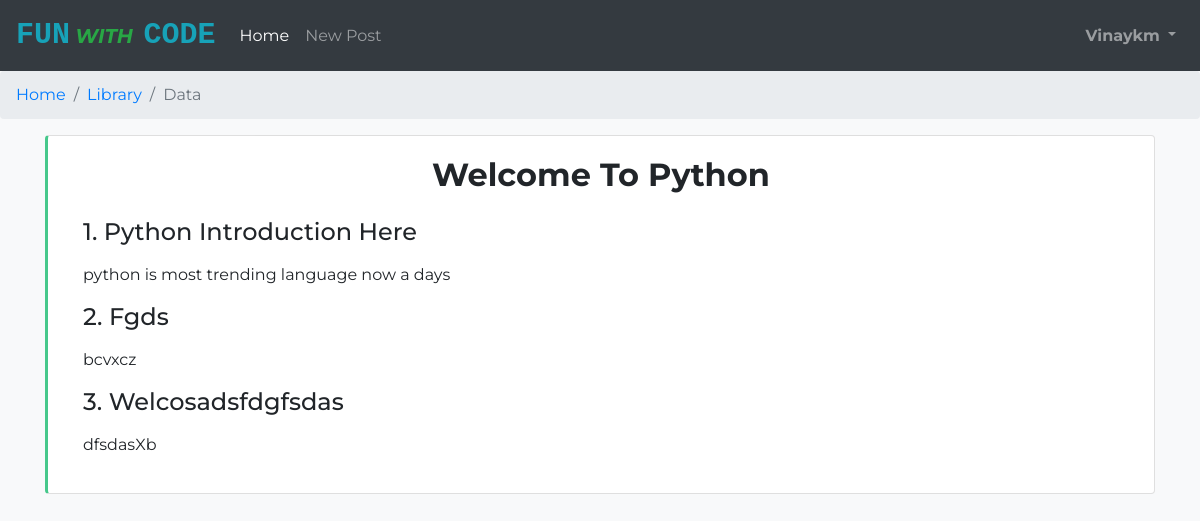
Page /post-detail/2/ (signed in) on the committed database.
### webapp/models.py (models this page shows, shortened)
class ArticleHeading(models.Model):
    name = models.CharField(max_length=100)
    language = models.ForeignKey(Languages,on_delete=models.CASCADE)
    created_by = models.ForeignKey(User,on_delete=models.CASCADE)
    status = models.IntegerField(default=0)
    created_at = models.DateTimeField(auto_now_add=True)
    updated_at = models.DateTimeField(auto_now=True)

class ArticleSubHeading(models.Model):
    name = models.CharField(max_length=100)
    description = models.TextField(max_length=1000,null=True,blank=True)
    heading = models.ForeignKey(ArticleHeading,on_delete=models.CASCADE)
    status = models.IntegerField(default=0)
    created_by = models.ForeignKey(User,on_delete=models.CASCADE)
    created_at = models.DateTimeField(auto_now_add=True)
    updated_at = models.DateTimeField(auto_now=True)

### webapp/views.py (the view)
# urls.py: path('post-detail/<int:pk>/',post_detail,name="post_detail")
def post_detail(request,pk):
    heading = get_object_or_404(ArticleHeading,pk=pk)
    subheading = ArticleSubHeading.objects.filter(heading=heading)
    code = ArticleCodeSnippet.objects.all()
    context={
        'heading':heading,
        'subheading':subheading,
        'code':code
    }
    return render(request,'webapp/post_detail.html',context)

### template/webapp/post_detail.html (shortened to what this page needs)
{%extends 'base.html'%}
{%load static%}
{% load crispy_forms_tags %}
{%block content%}
   <div class="container">
      <div class="card border-success-left mb-2">
  <div class="card-body">
      <h2 class="card-title text-center"><b>{{heading.name|title}}</b></h2>
      <div class="container mt-4">
          {%if subheading%}
          {%for subheading in subheading%}
          <h4>{{forloop.counter}}.&nbsp;{{subheading.name|title}}</h4>
          <p class="ml-2">{{subheading.description|safe}}</p>
          {%endfor%}
          {%endif%}
      </div>
  </div>
</div>
   </div>
{%endblock %}

### template/base.html (shortened to what this page needs)
<!DOCTYPE html>
<html lang="en">
<head>
    {% load static %}
    <link rel="stylesheet" href="https://use.fontawesome.com/releases/v5.8.1/css/all.css">
    <link rel="stylesheet" href="https://maxcdn.bootstrapcdn.com/bootstrap/4.4.1/css/bootstrap.min.css">
    <link href="{% static 'assets/css/custom.css' %}" rel="stylesheet">
</head>
<body id="page-top" class="bg-light mt-6">
  <div id="wrapper">
    <div id="content-wrapper" class="d-flex flex-column">
      <div id="content">
            <nav class="navbar navbar-expand-lg navbar-dark bg-dark pb-2 fixed">
                <a class="navbar-brand" href="{%url 'home'%}"><b class="text-info" style="font-family:courier;font-size:30px">FUN</b> <b class="text-success"><em>WITH</em></b>&nbsp; <b class="text-info" style="font-family:courier;font-size:30px">CODE</b></a>
            <div class="collapse navbar-collapse" id="navbarSupportedContent">
                <ul class="navbar-nav mr-auto">
                  <li class="nav-item active">
                    <a class="nav-link" href="{%url 'home'%}">Home <span class="sr-only">(current)</span></a>
                   </li>
                    {% if user.is_authenticated %}
                  <li class="nav-item">
                    <a class="nav-link" href="{%url 'new_post'%}">New Post</a>
                   </li>
                    {%endif%}
                </ul>
            </div>
                 <div class="collapse navbar-collapse" id="mainMenu">
      {% if user.is_authenticated %}
        <ul class="navbar-nav ml-auto">
          <li class="nav-item dropdown">
            <a class="nav-link dropdown-toggle" href="#" id="userMenu" data-toggle="dropdown" aria-haspopup="true" aria-expanded="false">
                <b>{{ user.username |title}}</b>
            </a>
          </li>
        </ul>
      {% else %}
        <form class="form-inline ml-auto">
          <a href="{% url 'login' %}" class="btn btn-outline-secondary">Log in</a>
          <a href="{% url 'signup' %}" class="btn btn-primary ml-2">Sign up</a>
        </form>
      {% endif %}
    </div>
</nav>
<nav aria-label="breadcrumb">
  <ol class="breadcrumb">
    <li class="breadcrumb-item"><a href="#">Home</a></li>
    <li class="breadcrumb-item"><a href="#">Library</a></li>
    <li class="breadcrumb-item active" aria-current="page">Data</li>
  </ol>
</nav>
          <div style="height:82vh; overflow-y:auto;overflow-x:hidden">
          {%block content%}
          {%endblock%}
      </div>
      </div>
  </div>
      <link href="https://cdn.jsdelivr.net/npm/summernote@0.8.16/dist/summernote.min.css" rel="stylesheet">
  </div>
</body>
</html>

### static/assets/css/custom.css (style rules this page uses)
* { font-family: 'Montserrat', sans-serif; }
a { text-decoration:none !important; }
.border-success-left { border-left: 3px solid #46c88b !important; }
.nav-link { display: block; padding: .5rem .6rem; }

### rows in the picture
ArticleHeading: name "Welcome To Python"
ArticleSubHeading: name "Python Introduction Here", description "python is most trending language now a days"
ArticleSubHeading: name "Fgds", description "bcvxcz"
ArticleSubHeading: name "Welcosadsfdgfsdas", description "dfsdasXb"

### other values in the picture
{{ user.username |title }} "Vinaykm"
